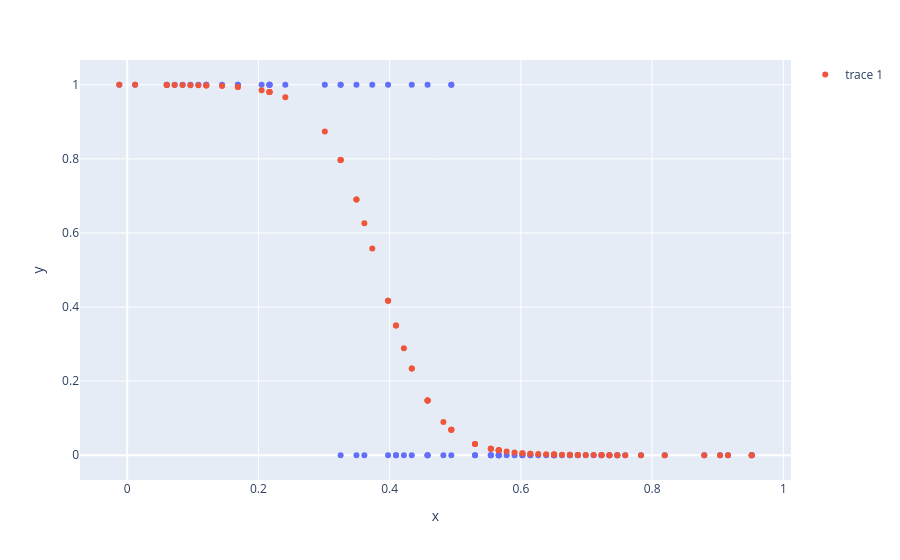

The notebook cell saved with this chart:
### Code cell
# Use this plot to see if your prediction makes sense

pred = evaluate_set(X_test, gw_weights_stoch, gw_bias_stoch)
fig = px.scatter(x=X_test[:, 0], y=y_test)
fig.add_scatter(x=X_test[:, 0], y=pred, mode="markers")
fig.show()
